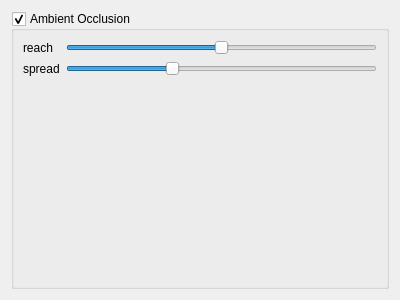
<?xml version="1.0" encoding="UTF-8"?>
<ui version="4.0">
 <class>RenderPropertiesUI</class>
 <widget class="QWidget" name="RenderPropertiesUI">
  <property name="geometry">
   <rect>
    <x>0</x>
    <y>0</y>
    <width>400</width>
    <height>300</height>
   </rect>
  </property>
  <property name="windowTitle">
   <string>Form</string>
  </property>
  <layout class="QHBoxLayout" name="horizontalLayout">
   <item>
    <widget class="QGroupBox" name="ambientOcclusionGroup">
     <property name="title">
      <string>Ambient Occlusion</string>
     </property>
     <property name="checkable">
      <bool>true</bool>
     </property>
     <layout class="QFormLayout" name="formLayout">
      <item row="0" column="0">
       <widget class="QLabel" name="ambientOcclusionReachLabel">
        <property name="text">
         <string>reach</string>
        </property>
       </widget>
      </item>
      <item row="0" column="1">
       <widget class="QSlider" name="ambientOcclusionReachSlider">
        <property name="maximum">
         <number>100</number>
        </property>
        <property name="value">
         <number>50</number>
        </property>
        <property name="orientation">
         <enum>Qt::Horizontal</enum>
        </property>
        <property name="invertedAppearance">
         <bool>false</bool>
        </property>
        <property name="tickPosition">
         <enum>QSlider::NoTicks</enum>
        </property>
       </widget>
      </item>
      <item row="1" column="0">
       <widget class="QLabel" name="ambientOcclusionConeLabel">
        <property name="text">
         <string>spread</string>
        </property>
       </widget>
      </item>
      <item row="1" column="1">
       <widget class="QSlider" name="ambientOcclusionSpreadSlider">
        <property name="maximum">
         <number>90</number>
        </property>
        <property name="singleStep">
         <number>1</number>
        </property>
        <property name="value">
         <number>30</number>
        </property>
        <property name="orientation">
         <enum>Qt::Horizontal</enum>
        </property>
       </widget>
      </item>
     </layout>
    </widget>
   </item>
  </layout>
 </widget>
 <resources/>
 <connections>
  <connection>
   <sender>ambientOcclusionGroup</sender>
   <signal>toggled(bool)</signal>
   <receiver>RenderPropertiesUI</receiver>
   <slot>onAmbientOcclusionEnabled(bool)</slot>
   <hints>
    <hint type="sourcelabel">
     <x>124</x>
     <y>15</y>
    </hint>
    <hint type="destinationlabel">
     <x>210</x>
     <y>4</y>
    </hint>
   </hints>
  </connection>
  <connection>
   <sender>ambientOcclusionReachSlider</sender>
   <signal>valueChanged(int)</signal>
   <receiver>RenderPropertiesUI</receiver>
   <slot>onAmbientOcclusionReachChanged(int)</slot>
   <hints>
    <hint type="sourcelabel">
     <x>269</x>
     <y>53</y>
    </hint>
    <hint type="destinationlabel">
     <x>60</x>
     <y>2</y>
    </hint>
   </hints>
  </connection>
  <connection>
   <sender>ambientOcclusionSpreadSlider</sender>
   <signal>valueChanged(int)</signal>
   <receiver>RenderPropertiesUI</receiver>
   <slot>onAmbientOcclusionSpreadChanged(int)</slot>
   <hints>
    <hint type="sourcelabel">
     <x>210</x>
     <y>74</y>
    </hint>
    <hint type="destinationlabel">
     <x>95</x>
     <y>6</y>
    </hint>
   </hints>
  </connection>
 </connections>
 <slots>
  <signal>ambientOcclusionEnabled(bool)</signal>
  <signal>ambientOcclusionReachChanged(int)</signal>
  <signal>ambientOcclusionSpreadChanged(int)</signal>
  <slot>onAmbientOcclusionEnabled(bool)</slot>
  <slot>onAmbientOcclusionReachChanged(int)</slot>
  <slot>onAmbientOcclusionSpreadChanged(int)</slot>
 </slots>
</ui>
